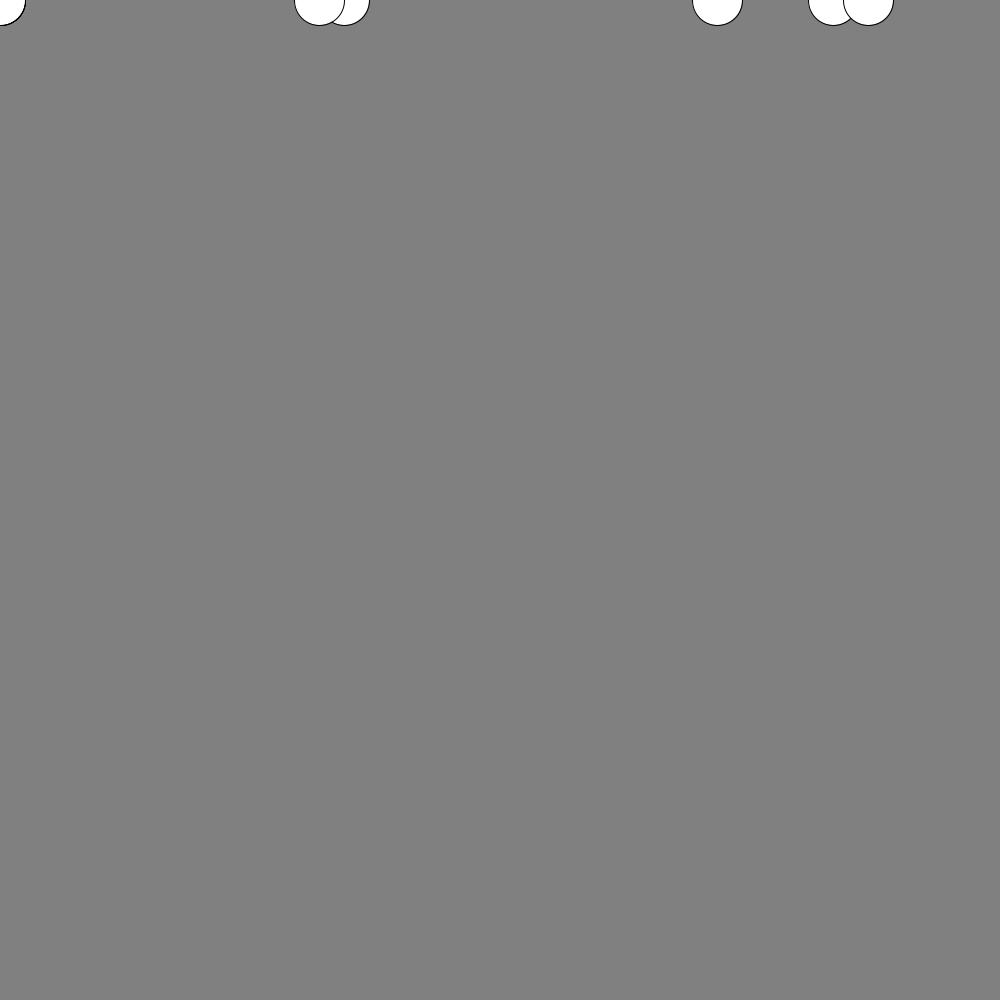
Frame 1 (no input)
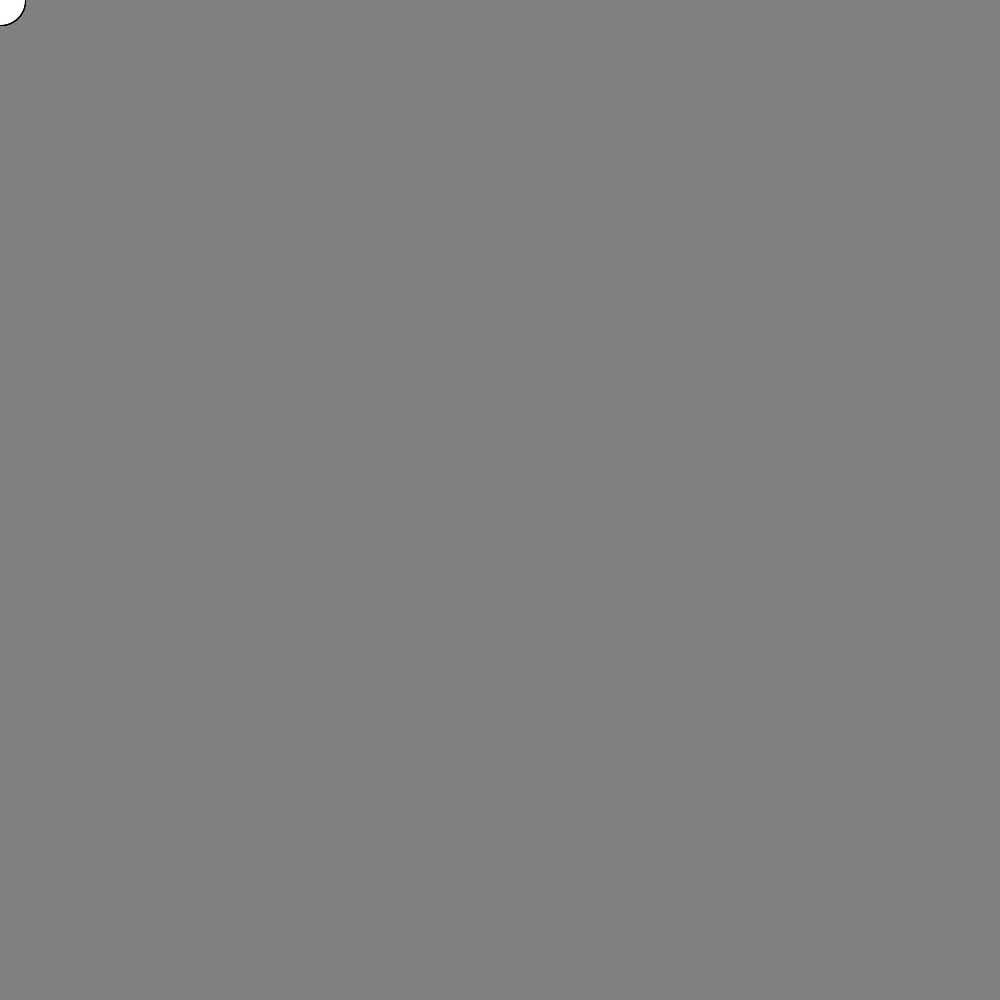
Frame 60 (the mouse pressed at the canvas centre just before this capture)
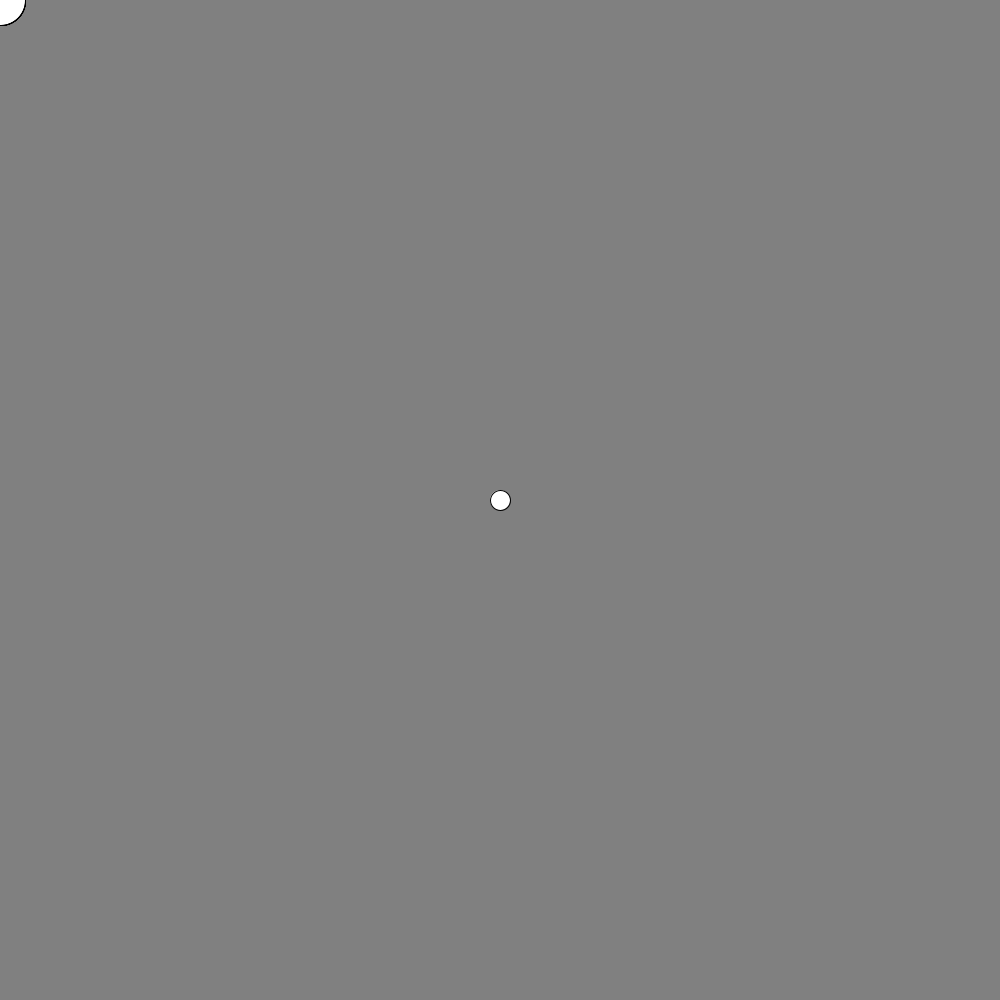
Frame 120 (the mouse held since frame 60 and released just before this capture)

The Processing sketch that drew these frames (run headless with seeded random() and noise(); from frame 60 on, the mouse is pressed at the canvas centre):

// Processing sketch: Bullet_Dodge_Game
// ── Bullet_Dodge_Game.pde
import java.util.Random;
static Random rand = new Random();
static int count=0;
void setup()
{
  size(1000, 1000);
}
void draw()
{ 
  background(128);
  ellipse(mouseX, mouseY, 20, 20);
  count++;

  int num = rand.nextInt(10);
  int cir[][] = new int[10][4];
  if (count%600==0||count==1)
  {

    for (int i=0; i<num; i++)
    {
      int x = newCircleX();
      int y = newCircleY(x);
      int xRate = rand.nextInt(100);
      int yRate = rand.nextInt(100);
      int neg = rand.nextInt(3); //<>//
      if (neg==0)
      {
      } else if (neg==1)
      {
        xRate = -xRate;
      } else if (neg==2)
      {
        yRate = -yRate;
      } else
      {
        xRate = -xRate;
        yRate = -yRate;
      }
      cir[i][0] =x;
      cir[i][1]=y;
      cir[i][2] = xRate;
      cir[i][3] = yRate;
    }
  }

  for (int i=0; i<10; i++)
  {
    drawEll(cir[i][0], cir[i][1]);
    //lipse(cir[i][0], cir[i][1], 50, 50);
    cir[i][0] += cir[i][2];
    cir[i][1] += cir[i][3];
  }
}
int newCircleX()
{
  int x = rand.nextInt(1000);
  return x;
}
int newCircleY(int x)
{
  int y;
  if (x<=50||x>=950)
  {
    y = rand.nextInt(1000);
  } else
  {
    y = rand.nextInt(1);
    if (y==1)
    {
      y = 1000;
    }
  }
  return y;
}
void drawEll(int x, int y)
{
 ellipse(x,y,50,50);
}
